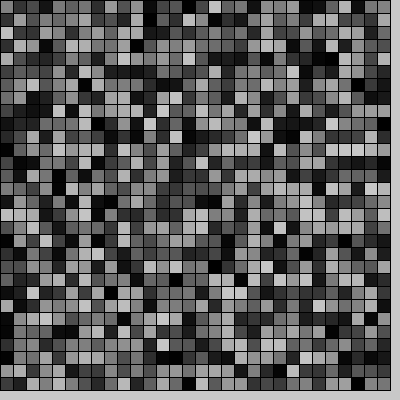
Frame 1 (no input)
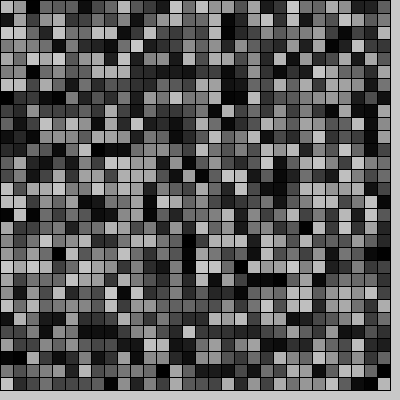
Frame 60 (the mouse pressed at the canvas centre just before this capture)
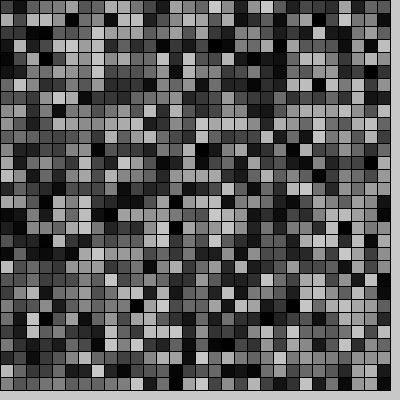
Frame 120 (the mouse held since frame 60 and released just before this capture)

The Processing sketch that drew these frames (run headless with seeded random() and noise(); from frame 60 on, the mouse is pressed at the canvas centre):

// Processing sketch: opt_art_3
// ── opt_art_3.pde
int tamX, tamY;
int cantX = 30;
int cantY = 30;

void setup(){
  size(400, 400);
  tamX = width/cantX;
  tamY = width/cantY;
}

void draw(){
  background(200);
  for(int i=0; i<cantX; i++){
    for(int j=0; j<cantY; j++){
      fill(random(200));
      rect(i*tamX, j*tamY, tamX, tamY);
    }
  }
}


void mouseClicked(){
  
}
